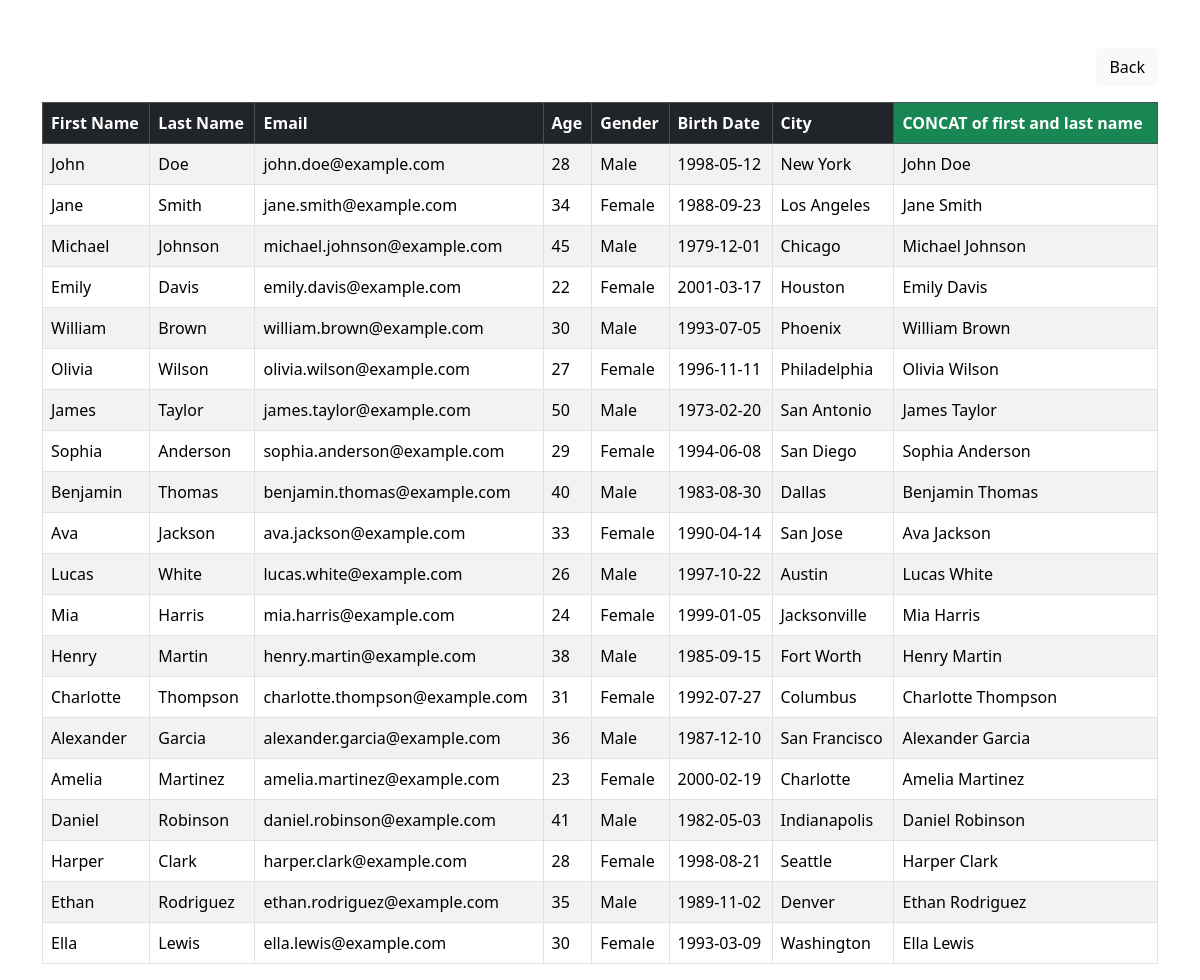
The app's page /concat.php with its own data.
### tables this page shows
CREATE TABLE `peopletbl` (
  `first_name` varchar(50) NOT NULL,
  `last_name` varchar(50) NOT NULL,
  `email` varchar(50) NOT NULL,
  `age` int(5) NOT NULL,
  `gender` varchar(20) NOT NULL,
  `birth_date` date NOT NULL,
  `city` varchar(50) NOT NULL
);

### concat.php (the view, shortened to what this page needs)
<?php
require_once "dbconnection.php";
$sql = "SELECT *, CONCAT(first_name, ' ', last_name) AS full_name FROM peopletbl";
$result = mysqli_query($conn, $sql);
?>
<!DOCTYPE html>
<html lang="en">
<head>
    <link href="https://cdn.jsdelivr.net/npm/bootstrap@5.3.2/dist/css/bootstrap.min.css" rel="stylesheet">
</head>
<body>
    <div class="container mt-5">
        <div class="d-flex justify-content-end mb-3">
            <a href="index.php" class="btn btn-light">Back</a>
        </div>
        <table class="table table-bordered table-striped">
            <thead class="table-dark">
                <tr>
                    <th>First Name</th>
                    <th>Last Name</th>
                    <th>Email</th>
                    <th>Age</th>
                    <th>Gender</th>
                    <th>Birth Date</th>
                    <th>City</th>
                    <th class="bg-success">CONCAT of first and last name</th>
                </tr>
            </thead>
            <tbody>
                <?php
                if (mysqli_num_rows($result) > 0) {
                    while ($row = mysqli_fetch_assoc($result)) {
                        echo "<tr>";
                        echo "<td>{$row['first_name']}</td>";
                        echo "<td>{$row['last_name']}</td>";
                        echo "<td>{$row['email']}</td>";
                        echo "<td>{$row['age']}</td>";
                        echo "<td>{$row['gender']}</td>";
                        echo "<td>{$row['birth_date']}</td>";
                        echo "<td>{$row['city']}</td>";
                        echo "<td>{$row['full_name']}</td>";
                        echo "</tr>";
                    }
                } else {
                    echo "<tr><td colspan='8'>No records found</td></tr>";
                }
                ?>
            </tbody>
        </table>
    </div>
    </body>
</html>

### records on screen
peopletbl: first_name "John", last_name "Doe", email "john.doe@example.com", age "28", gender "Male", birth_date "1998-05-12", city "New York", full_name "John Doe"
peopletbl: first_name "Jane", last_name "Smith", email "jane.smith@example.com", age "34", gender "Female", birth_date "1988-09-23", city "Los Angeles", full_name "Jane Smith"
peopletbl: first_name "Michael", last_name "Johnson", email "michael.johnson@example.com", age "45", gender "Male", birth_date "1979-12-01", city "Chicago", full_name "Michael Johnson"
peopletbl: first_name "Emily", last_name "Davis", email "emily.davis@example.com", age "22", gender "Female", birth_date "2001-03-17", city "Houston", full_name "Emily Davis"
peopletbl: first_name "William", last_name "Brown", email "william.brown@example.com", age "30", gender "Male", birth_date "1993-07-05", city "Phoenix", full_name "William Brown"
peopletbl: first_name "Olivia", last_name "Wilson", email "olivia.wilson@example.com", age "27", gender "Female", birth_date "1996-11-11", city "Philadelphia", full_name "Olivia Wilson"
peopletbl: first_name "James", last_name "Taylor", email "james.taylor@example.com", age "50", gender "Male", birth_date "1973-02-20", city "San Antonio", full_name "James Taylor"
peopletbl: first_name "Sophia", last_name "Anderson", email "sophia.anderson@example.com", age "29", gender "Female", birth_date "1994-06-08", city "San Diego", full_name "Sophia Anderson"
peopletbl: first_name "Benjamin", last_name "Thomas", email "benjamin.thomas@example.com", age "40", gender "Male", birth_date "1983-08-30", city "Dallas", full_name "Benjamin Thomas"
peopletbl: first_name "Ava", last_name "Jackson", email "ava.jackson@example.com", age "33", gender "Female", birth_date "1990-04-14", city "San Jose", full_name "Ava Jackson"
peopletbl: first_name "Lucas", last_name "White", email "lucas.white@example.com", age "26", gender "Male", birth_date "1997-10-22", city "Austin", full_name "Lucas White"
peopletbl: first_name "Mia", last_name "Harris", email "mia.harris@example.com", age "24", gender "Female", birth_date "1999-01-05", city "Jacksonville", full_name "Mia Harris"
peopletbl: first_name "Henry", last_name "Martin", email "henry.martin@example.com", age "38", gender "Male", birth_date "1985-09-15", city "Fort Worth", full_name "Henry Martin"
peopletbl: first_name "Charlotte", last_name "Thompson", email "charlotte.thompson@example.com", age "31", gender "Female", birth_date "1992-07-27", city "Columbus", full_name "Charlotte Thompson"
peopletbl: first_name "Alexander", last_name "Garcia", email "alexander.garcia@example.com", age "36", gender "Male", birth_date "1987-12-10", city "San Francisco", full_name "Alexander Garcia"
peopletbl: first_name "Amelia", last_name "Martinez", email "amelia.martinez@example.com", age "23", gender "Female", birth_date "2000-02-19", city "Charlotte", full_name "Amelia Martinez"
peopletbl: first_name "Daniel", last_name "Robinson", email "daniel.robinson@example.com", age "41", gender "Male", birth_date "1982-05-03", city "Indianapolis", full_name "Daniel Robinson"
peopletbl: first_name "Harper", last_name "Clark", email "harper.clark@example.com", age "28", gender "Female", birth_date "1998-08-21", city "Seattle", full_name "Harper Clark"
peopletbl: first_name "Ethan", last_name "Rodriguez", email "ethan.rodriguez@example.com", age "35", gender "Male", birth_date "1989-11-02", city "Denver", full_name "Ethan Rodriguez"
peopletbl: first_name "Ella", last_name "Lewis", email "ella.lewis@example.com", age "30", gender "Female", birth_date "1993-03-09", city "Washington", full_name "Ella Lewis"
